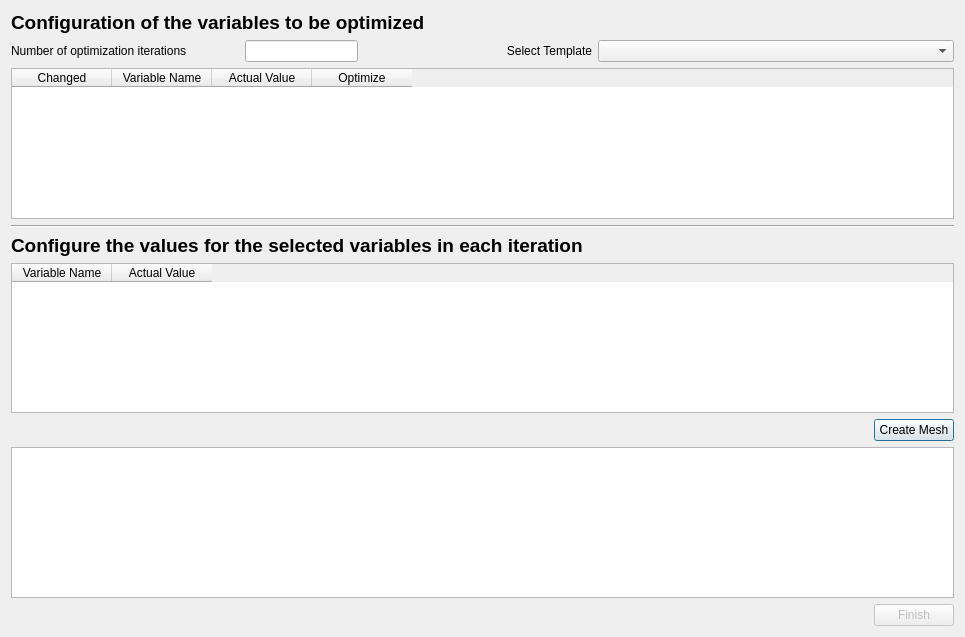
<?xml version="1.0" encoding="UTF-8"?>
<ui version="4.0">
 <class>SalomeOptimizationDialog</class>
 <widget class="QDialog" name="SalomeOptimizationDialog">
  <property name="geometry">
   <rect>
    <x>0</x>
    <y>0</y>
    <width>965</width>
    <height>637</height>
   </rect>
  </property>
  <property name="windowTitle">
   <string>Dialog</string>
  </property>
  <layout class="QVBoxLayout" name="verticalLayout">
   <item>
    <widget class="QLabel" name="title1">
     <property name="font">
      <font>
       <pointsize>14</pointsize>
       <weight>75</weight>
       <bold>true</bold>
      </font>
     </property>
     <property name="text">
      <string>Configuration of the variables to be optimized</string>
     </property>
    </widget>
   </item>
   <item>
    <layout class="QHBoxLayout" name="horizontalLayout">
     <item>
      <widget class="QLabel" name="noIterationsLabel">
       <property name="sizePolicy">
        <sizepolicy hsizetype="Fixed" vsizetype="Fixed">
         <horstretch>0</horstretch>
         <verstretch>0</verstretch>
        </sizepolicy>
       </property>
       <property name="maximumSize">
        <size>
         <width>228</width>
         <height>27</height>
        </size>
       </property>
       <property name="text">
        <string>Number of optimization iterations</string>
       </property>
      </widget>
     </item>
     <item>
      <widget class="QLineEdit" name="noIterationsLineEdit">
       <property name="sizePolicy">
        <sizepolicy hsizetype="Fixed" vsizetype="Fixed">
         <horstretch>0</horstretch>
         <verstretch>0</verstretch>
        </sizepolicy>
       </property>
       <property name="maximumSize">
        <size>
         <width>113</width>
         <height>30</height>
        </size>
       </property>
      </widget>
     </item>
     <item>
      <widget class="QLabel" name="selectTemplateLabel">
       <property name="sizePolicy">
        <sizepolicy hsizetype="Fixed" vsizetype="Fixed">
         <horstretch>0</horstretch>
         <verstretch>0</verstretch>
        </sizepolicy>
       </property>
       <property name="maximumSize">
        <size>
         <width>228</width>
         <height>27</height>
        </size>
       </property>
       <property name="text">
        <string>Select Template</string>
       </property>
       <property name="alignment">
        <set>Qt::AlignRight|Qt::AlignTrailing|Qt::AlignVCenter</set>
       </property>
      </widget>
     </item>
     <item>
      <widget class="QComboBox" name="templateComboBox"/>
     </item>
    </layout>
   </item>
   <item>
    <widget class="QTableWidget" name="variablesListTable">
     <column>
      <property name="text">
       <string>Changed</string>
      </property>
     </column>
     <column>
      <property name="text">
       <string>Variable Name</string>
      </property>
     </column>
     <column>
      <property name="text">
       <string>Actual Value</string>
      </property>
     </column>
     <column>
      <property name="text">
       <string>Optimize</string>
      </property>
     </column>
    </widget>
   </item>
   <item>
    <widget class="Line" name="line">
     <property name="orientation">
      <enum>Qt::Horizontal</enum>
     </property>
    </widget>
   </item>
   <item>
    <widget class="QLabel" name="titleSelected">
     <property name="font">
      <font>
       <pointsize>14</pointsize>
       <weight>75</weight>
       <bold>true</bold>
      </font>
     </property>
     <property name="text">
      <string>Configure the values for the selected variables in each iteration</string>
     </property>
    </widget>
   </item>
   <item>
    <widget class="QTableWidget" name="selectedVarListTable">
     <column>
      <property name="text">
       <string>Variable Name</string>
      </property>
     </column>
     <column>
      <property name="text">
       <string>Actual Value</string>
      </property>
     </column>
    </widget>
   </item>
   <item alignment="Qt::AlignRight">
    <widget class="QPushButton" name="pushButton">
     <property name="maximumSize">
      <size>
       <width>200</width>
       <height>200</height>
      </size>
     </property>
     <property name="text">
      <string>Create Mesh</string>
     </property>
    </widget>
   </item>
   <item>
    <widget class="QTextEdit" name="consoleTextEdit"/>
   </item>
   <item alignment="Qt::AlignRight">
    <widget class="QPushButton" name="finishButton">
     <property name="enabled">
      <bool>false</bool>
     </property>
     <property name="maximumSize">
      <size>
       <width>200</width>
       <height>200</height>
      </size>
     </property>
     <property name="text">
      <string>Finish</string>
     </property>
    </widget>
   </item>
  </layout>
 </widget>
 <resources/>
 <connections/>
</ui>
